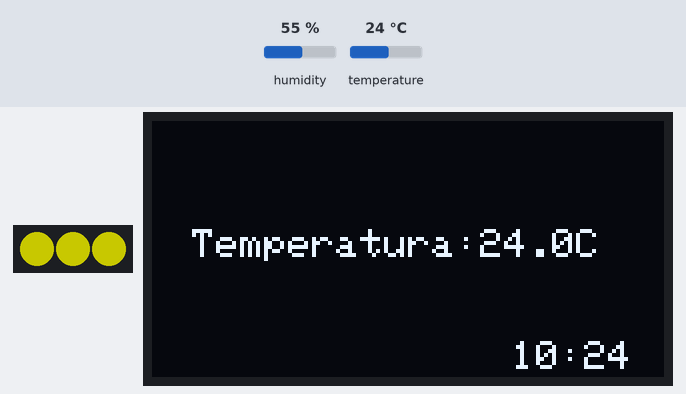
Bench run of a program on a simulated ESP32. Parts: 3 RGB LEDs in strip order, left to right, 128×64 one-colour display. The test bench sets the inputs (shaded band); at power-on: humidity 55 %, temperature 24 °C (analog values on the 0–4095 scale). Dim RGB values are drawn brighter than linear; the local clock reads 2024-03-15 10:24:30 at power-on unless the program sets it.

Above: at 4.1 s.
At 12.1 s:
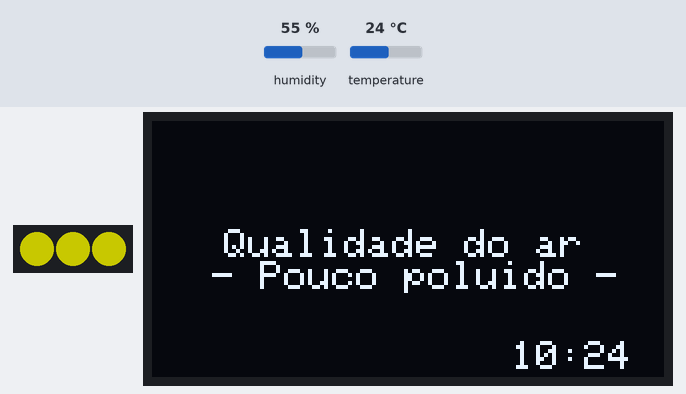
At 20.1 s:
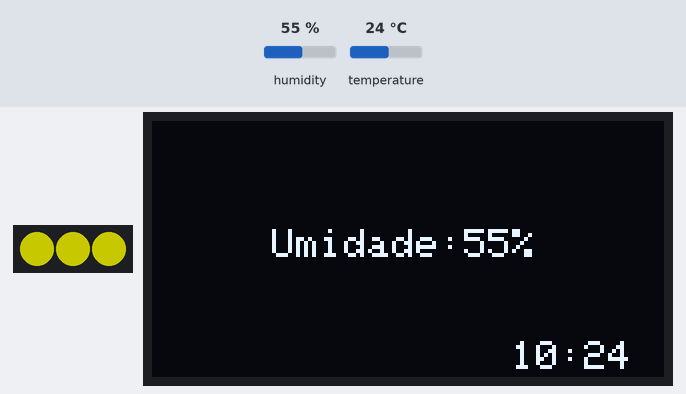
At 32.1 s:
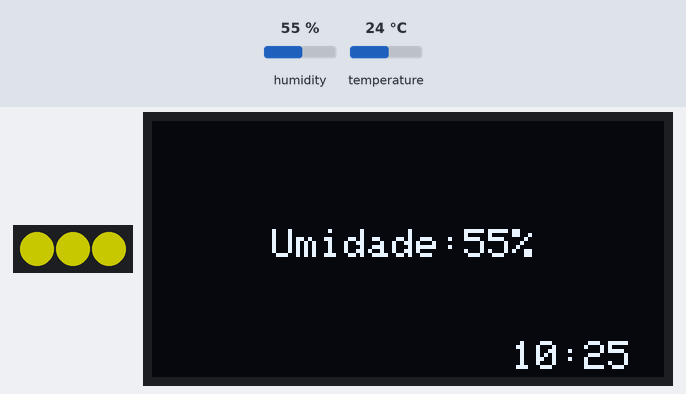
At 36.1 s:
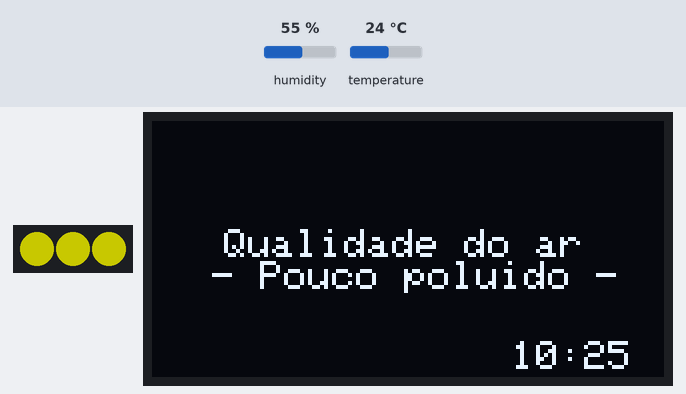

The program:

main.cpp
```cpp
// BIBLIOTECAS
#include <Wire.h>
#include <Adafruit_GFX.h>
#include <Adafruit_SSD1306.h>
#include <Adafruit_BMP085.h>
#include <RTClib.h>
#include "DHT.h"
#include <Adafruit_NeoPixel.h>

// Instâncias
Adafruit_SSD1306 display(128, 64, &Wire, -1); // objeto do DISPLAY
RTC_DS1307 rtc;                               // objeto do sensor de data
DHT dht(15, DHT22);                           // objeto do sensor de temperatura e umidade

// DEFINIÇÕES MQ2 SENSOR DE GAS
#define PIN_GAS_SENSOR 34

// DEFINIÇÕES MATRIZ DE LEDs
#define PIN_LED 12  // Pino de dados
#define NUMPIXELS 3 // Quantidade de LEDs

Adafruit_NeoPixel pixels(NUMPIXELS, PIN_LED, NEO_GRB + NEO_KHZ800);

// FUNÇÕES DE INICIALIZAÇÃO
void iniciarLeds()
{
  pinMode(PIN_LED, OUTPUT);
  pixels.begin(); // Inicializa a matriz
  pixels.setBrightness(100);
}

void iniciarDisplay()
{
  display.begin(SSD1306_SWITCHCAPVCC, 0x3C);
  display.clearDisplay();
  display.setTextColor(WHITE);
  display.setTextSize(1.5);
}

void iniciarGasSensor()
{
  analogReadResolution(12); // Garante 0-4095
  analogSetAttenuation(ADC_11db);
  pinMode(PIN_GAS_SENSOR, INPUT);
}

// INICIALIZAÇÃO
void setup()
{
  Serial.begin(115200);
  iniciarLeds();
  dht.begin();
  iniciarDisplay();
  rtc.begin();
  iniciarGasSensor();
}

// FUNÇÕES DE EXECUÇÃO
void setDisplay(int x, int y, const char *text, float value)
{
  display.setCursor(x, y);
  if (value == -1.0)
  {
    display.printf(text);
  }
  else
  {
    display.printf(text, value);
  }
}

int processarQualidadeAr(int value)
{
  if (value > 3000) // MUITO POLUIDO
  {
    return 1;
  }
  else if (value >= 2000) // POUCO POLUIDO
  {
    return 2;
  }
  else // NORMAL
  {
    return 3;
  }
}

void exibirQualidadeAr(int opt)
{
  if (opt == 1)
  {
    display.setCursor(15, 35);
    display.println("- Muito poluido -");
  }
  else if (opt == 2)
  {
    display.setCursor(15, 35);
    display.println("- Pouco poluido -");
  }
  else if (opt == 3)
  {
    display.setCursor(35, 35);
    display.println("- Normal -");
  }
}

void mudarCorMatriz(int opt)
{
  pixels.clear(); // Limpar matriz de LEDs
  if (opt == 1)
  {
    pixels.setPixelColor(0, pixels.Color(255, 0, 0)); // Vermelho
    pixels.setPixelColor(1, pixels.Color(255, 0, 0)); // Vermelho
    pixels.setPixelColor(2, pixels.Color(255, 0, 0)); // Vermelho
  }
  else if (opt == 2)
  {
    pixels.setPixelColor(0, pixels.Color(255, 255, 0)); // Amarelo
    pixels.setPixelColor(1, pixels.Color(255, 255, 0)); // Amarelo
    pixels.setPixelColor(2, pixels.Color(255, 255, 0)); // Amarelo
  }
  else if (opt == 3)
  {
    pixels.setPixelColor(0, pixels.Color(0, 255, 0)); // Verde
    pixels.setPixelColor(1, pixels.Color(0, 255, 0)); // Verde
    pixels.setPixelColor(2, pixels.Color(0, 255, 0)); // Verde
  }
  pixels.show();
}

boolean verificarErro(float value)
{
  if (isnan(value)) // Se o dado estiver errado
  {
    return true;
  }
  return false;
}

boolean verificarTempo(long tempoAtual, long temAnt, long inter)
{
  if (tempoAtual - temAnt >= inter)
  {
    return true;
  }
  return false;
}

unsigned long tempoAnteriorTemp = 0;
unsigned long tempoAnteriorRel = 0;
unsigned long tempoAnteriorAr = 0;
unsigned long tempoAnteriorDisplay = 0;
int telaAtual = 0;
const long intervaloTemp = 600000;
const long intervaloAr = 300000;
const long intervaloDisplay = 4000;
float tempDHT;
float umidDHT;
DateTime agora;
int qualidadeAr;
int tentativasDHT = 0;
int tentativasAr = 0;
const int maxTentativas = 5;
bool iniciar = true;
void loop() // PROCESSAMENTO (INPUTs E OUTPUTs)
{
  unsigned long tempoAtual = millis();
  if (iniciar)
  {
    // PRIMEIRO PROECESSAMENTO TEMPERATURA
    tempDHT = dht.readTemperature(); // Lê e armazena dado obtido pelo sensor DHT22
    umidDHT = dht.readHumidity();    // Lê e armazena dado obtido pelo sensor DHT22

    // PRIMEIRO PROCESSAMENTO DATA
    agora = rtc.now();

    // PRIMEIRO PROCESSAMENTO SENSOR GÁS
    int qualidadeArLeitura = analogRead(PIN_GAS_SENSOR);
    qualidadeAr = processarQualidadeAr(qualidadeArLeitura);
    mudarCorMatriz(qualidadeAr);
    tentativasAr = 0;

    // Troca o init
    iniciar = false;
  }
  else
  {
    int intervaloAjustadoDHT = (tentativasDHT > 0) ? 2000 : intervaloTemp; // Ajusta o intervalo pra caso haja erro na leitura
    // PROCESSAMENTO TEMPERATURA
    if (verificarTempo(tempoAtual, tempoAnteriorTemp, intervaloAjustadoDHT))
    {
      float tempLeitura = dht.readTemperature(); // Lê e armazena dado obtido pelo sensor DHT22
      float umidLeitura = dht.readHumidity();    // Lê e armazena dado obtido pelo sensor DHT22
      if (!verificarErro(tempLeitura) && !verificarErro(umidLeitura))
      {
        tempDHT = tempLeitura;
        umidDHT = umidLeitura;
        tentativasDHT = 0; // Reseta o contador de erros
      }
      else
      {
        tentativasDHT++;

        if (tentativasDHT > maxTentativas)
        {
          tentativasDHT = 0;                 // Reseta contador de erros
          setDisplay(0, 55, "!DHT22", -1.0); // Exibe mensagem de erro no Display OLED
        }
      }
      tempoAnteriorTemp = tempoAtual; // Reseta o Timer
    }

    int intervaloAjustadoAr = (tentativasAr > 0) ? 2000 : intervaloAr; // Ajusta o intervalo pra caso haja erro na leitura

    // PROCESSAMENTO SENSOR DE GAS
    if (verificarTempo(tempoAtual, tempoAnteriorAr, intervaloAjustadoAr))
    {
      int qualidadeArLeitura = analogRead(PIN_GAS_SENSOR); // Lê o valor analógico (0-4090) do sensor de gás

      if (!verificarErro(qualidadeArLeitura))
      {
        qualidadeAr = processarQualidadeAr(qualidadeArLeitura);
        mudarCorMatriz(qualidadeAr);
        tentativasAr = 0;
      }
      else
      {
        tentativasAr++;

        if (tentativasAr > maxTentativas)
        {
          tentativasAr = 0;
          setDisplay(0, 55, "!MQ2", -1.0); // Exibe mensagem de erro no Display OLED
          display.display();
        }
      }
      tempoAnteriorAr = tempoAtual;
    }
  }
  // CARROSSEL DISPLAY OLED
  if (verificarTempo(tempoAtual, tempoAnteriorDisplay, intervaloDisplay))
  {
    tempoAnteriorDisplay = tempoAtual;
    telaAtual++;
    if (telaAtual > 3)
      telaAtual = 1;

    display.clearDisplay(); // Limpar Tela

    // SELETOR DE TELAS
    switch (telaAtual)
    {
    case 1:
      setDisplay(10, 27, "Temperatura:%0.1fC", tempDHT); // Exibe temperatura no display OLED
      break;
    case 2:
      setDisplay(30, 27, "Umidade:%0.0f%%", umidDHT); // Exibe umidade no display OLED
      break;
    case 3:
      setDisplay(18, 27, "Qualidade do ar", -1.0);
      exibirQualidadeAr(qualidadeAr); // Exibe Resultado do Processamento da qualidade do AR no Display OLED
      break;
    }

    // OBRIGATÓRIO EM QUALQUER INFORMAÇÃO QUE FOR EXIBIDA NO DISPLAY DE OLED
    agora = rtc.now(); // Variavel do tipo DateTime recebe o horario de agora
    char msg[9];
    snprintf(msg, sizeof(msg), "%02d:%02d", agora.hour(), agora.minute()); // FORMATA A DATA
    setDisplay(90, 55, msg, -1.0);                                         // Exibe data na tela

    // EXIBE AS INFORMAÇÕES NO DISPLAY DE OLED
    display.display();
  }
}
```

Measured:
- what the display in image 0 shows lasts 4.0 s, from 4.0 s to 8.0 s
